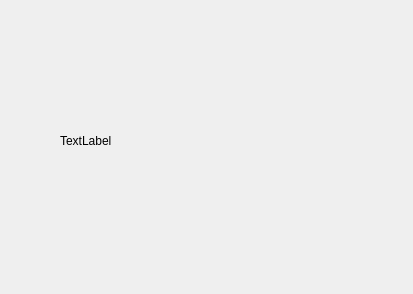
<?xml version="1.0" encoding="UTF-8"?>
<ui version="4.0">
 <class>Dialog</class>
 <widget class="QDialog" name="Dialog">
  <property name="geometry">
   <rect>
    <x>0</x>
    <y>0</y>
    <width>413</width>
    <height>294</height>
   </rect>
  </property>
  <property name="windowTitle">
   <string>Dialog</string>
  </property>
  <widget class="QLabel" name="author">
   <property name="geometry">
    <rect>
     <x>60</x>
     <y>110</y>
     <width>341</width>
     <height>61</height>
    </rect>
   </property>
   <property name="text">
    <string>TextLabel</string>
   </property>
  </widget>
 </widget>
 <resources/>
 <connections/>
</ui>
